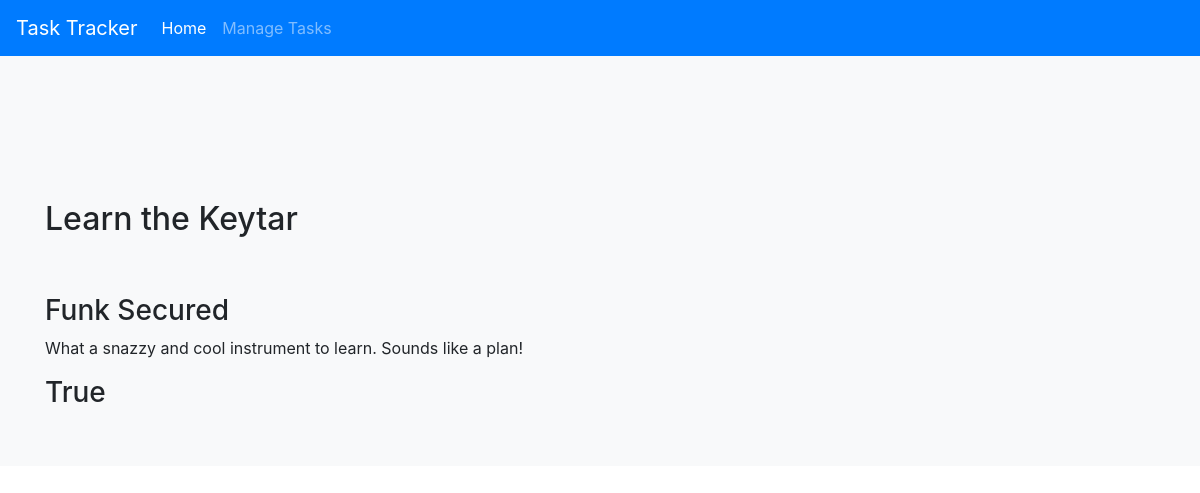
The app's page /12/ with its own data.
### tasks/models.py (models this page shows, shortened)
class Task(models.Model):
    name = models.CharField(max_length=200)
    desc = models.CharField(max_length=200)
    proj = models.CharField(max_length=200)
    status = models.BooleanField(default=True)
    class Meta:
        ordering = ['-id']

### tasks/views.py (the view)
# urls.py: path('<int:pk>/', views.SingleView.as_view(), name='single'),
class SingleView(DetailView):
    model = Task
    pk_url_kwarg = 'pk'
    template_name = 'tasks/single.html'
    context_object_name = 'task'

### templates/tasks/single.html
{% extends 'tasks/base.html' %}
{% block content %}
<div class="album py-5 bg-light">
    <div class="container">
        <div class="row">
            <div class="col-12 pt-5">
                <h2 class="pt-5">{{task.name}}</h2>
                <h3 class="pt-5">{{task.proj}}</h3>
                <p>{{task.desc}}</p>
                <h3>{{task.status}}</h3>
            </div>
        </div>
    </div>
</div>
{% endblock %}

### records on screen
Task: name "Learn the Keytar", proj "Funk Secured", desc "What a snazzy and cool instrument to learn. Sounds like a plan!", status "True"
